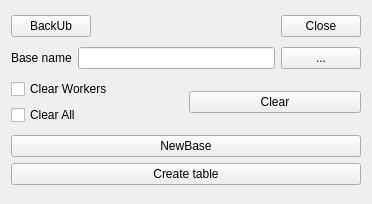
<?xml version="1.0" encoding="UTF-8"?>
<ui version="4.0">
 <class>SetupForm</class>
 <widget class="QWidget" name="SetupForm">
  <property name="geometry">
   <rect>
    <x>0</x>
    <y>0</y>
    <width>372</width>
    <height>204</height>
   </rect>
  </property>
  <property name="windowTitle">
   <string>Form</string>
  </property>
  <layout class="QVBoxLayout" name="verticalLayout_3">
   <item>
    <layout class="QHBoxLayout" name="horizontalLayout">
     <item>
      <widget class="QPushButton" name="pushButton">
       <property name="text">
        <string>BackUb</string>
       </property>
      </widget>
     </item>
     <item>
      <spacer name="horizontalSpacer">
       <property name="orientation">
        <enum>Qt::Horizontal</enum>
       </property>
       <property name="sizeHint" stdset="0">
        <size>
         <width>40</width>
         <height>20</height>
        </size>
       </property>
      </spacer>
     </item>
     <item>
      <widget class="QPushButton" name="pushButtonClose">
       <property name="text">
        <string>Close</string>
       </property>
      </widget>
     </item>
    </layout>
   </item>
   <item>
    <layout class="QHBoxLayout" name="horizontalLayout_2">
     <item>
      <widget class="QLabel" name="label">
       <property name="text">
        <string>Base name</string>
       </property>
      </widget>
     </item>
     <item>
      <widget class="QLineEdit" name="lineEditBaseName"/>
     </item>
     <item>
      <widget class="QPushButton" name="pushButtonBrowse">
       <property name="text">
        <string>...</string>
       </property>
      </widget>
     </item>
    </layout>
   </item>
   <item>
    <layout class="QHBoxLayout" name="horizontalLayout_3">
     <item>
      <layout class="QVBoxLayout" name="verticalLayout">
       <item>
        <widget class="QCheckBox" name="checkBox_Workers">
         <property name="text">
          <string>Clear Workers</string>
         </property>
        </widget>
       </item>
       <item>
        <widget class="QCheckBox" name="checkBox_All">
         <property name="text">
          <string>Clear All</string>
         </property>
        </widget>
       </item>
      </layout>
     </item>
     <item>
      <widget class="QPushButton" name="pushButtonClear">
       <property name="text">
        <string>Clear</string>
       </property>
      </widget>
     </item>
    </layout>
   </item>
   <item>
    <layout class="QVBoxLayout" name="verticalLayout_2">
     <item>
      <widget class="QPushButton" name="pushButtonNew">
       <property name="text">
        <string>NewBase</string>
       </property>
      </widget>
     </item>
     <item>
      <widget class="QPushButton" name="pushButtonCreateTable">
       <property name="text">
        <string>Create table</string>
       </property>
      </widget>
     </item>
    </layout>
   </item>
  </layout>
 </widget>
 <resources/>
 <connections/>
</ui>
